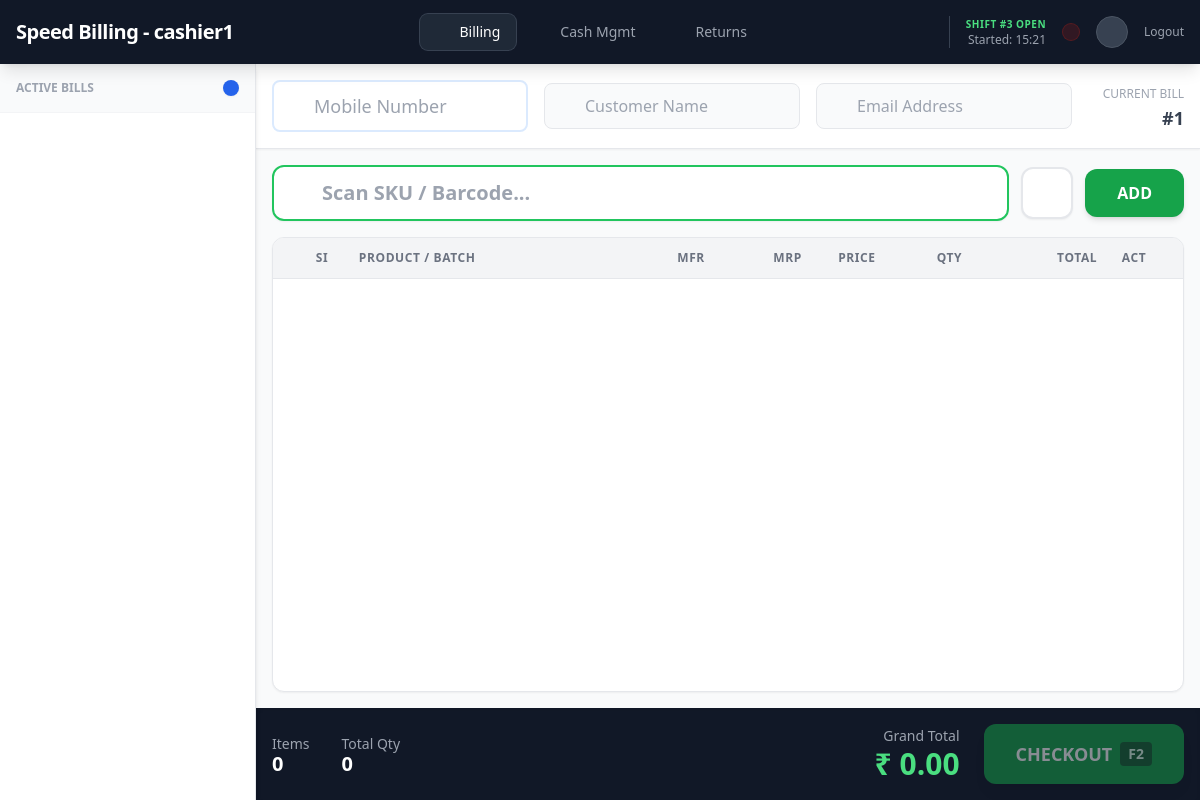
Page /dashboard (signed in) on the committed database.
### app.py (models this page shows, shortened)
class User(db.Model):
    user_id = db.Column(db.Integer, primary_key=True)
    username = db.Column(db.String(80), unique=True, nullable=False)
    password = db.Column(db.String(80), nullable=False)
    role = db.Column(db.String(20), nullable=False, default='cashier')
    created_at = db.Column(db.DateTime, nullable=False, default=datetime.now)
    expiration_date = db.Column(db.DateTime, nullable=False)

class Shift_management(db.Model):
    shift_id = db.Column(db.Integer, primary_key = True)
    user_id = db.Column(db.Integer, db.ForeignKey('user.user_id'), nullable = False)
    opening_cash = db.Column(db.Float, nullable = False, default = 0.0)
    final_cash = db.Column(db.Float, nullable = True)
    start_time = db.Column(db.DateTime, nullable = False, default = datetime.now)
    end_time = db.Column(db.DateTime, nullable = True)
    status = db.Column(db.Boolean, default = True)

### app.py (the view)
@app.route('/dashboard', methods = ['GET', 'POST'])
def dashboard():
    if 'user_id' not in session:
        return redirect('/login')
    current_user = session['user_id']
    user_obj = User.query.get(current_user)
    if user_obj.expiration_date < datetime.now():
        return redirect('/admin/stocks')
    active_shift = Shift_management.query.filter_by(user_id=current_user, status=True).first()
    opening_cash = active_shift.opening_cash if active_shift else 0.0
    active_record = Active_Bills.query.filter_by(user_id = current_user).first()
    default_bill = [{
        'id': 1,
        'cart': [],
        'customer': {'phone': '', 'name': '', 'email': ''},
        'isScanEnabled': True
    }]
    if active_record and active_record.bills_data:
        try:
            saved_bills = json.loads(active_record.bills_data)
            if not saved_bills:
                saved_bills = default_bill
        except:
            saved_bills = default_bill
    else:
        saved_bills = default_bill
    return render_template('dashboard.html', username=session['username'], active_shift=active_shift, opening_cash = opening_cash, saved_bills = saved_bills)

### templates/dashboard.html (shortened to what this page needs)
<!DOCTYPE html>
<html lang="en">
<head>
    <script src="{{ url_for('static', filename='tailwind.min.js') }}"></script>
</head>
<body class="flex flex-col h-screen bg-gray-50 text-gray-800 font-sans">
    <nav class="bg-gray-900 text-white shadow-lg z-30 shrink-0">
        <div class="max-w-full px-4">
            <div class="flex items-center justify-between h-16">
                <div class="flex items-center gap-2 font-bold text-xl tracking-tight">
                    <span>Speed Billing - {{ username }}</span>
                </div>
                <div class="flex space-x-1" id="mainNav">
                    <button onclick="switchView('billing')" id="nav-billing" class="nav-btn active px-4 py-2 rounded-lg text-sm font-medium flex items-center gap-2 bg-gray-800 text-white ring-1 ring-gray-700"><i data-lucide="shopping-cart" class="w-4 h-4"></i> Billing</button>
                    <button onclick="switchView('cash')" id="nav-cash" class="nav-btn px-4 py-2 rounded-lg text-sm font-medium flex items-center gap-2 text-gray-400 hover:text-white hover:bg-gray-800 transition-colors"><i data-lucide="banknote" class="w-4 h-4"></i> Cash Mgmt</button>
                    <button onclick="switchView('returns')" id="nav-returns" class="nav-btn px-4 py-2 rounded-lg text-sm font-medium flex items-center gap-2 text-gray-400 hover:text-white hover:bg-gray-800 transition-colors"><i data-lucide="rotate-ccw" class="w-4 h-4"></i> Returns</button>
                </div>
                <div class="flex items-center gap-4 pl-4 border-l border-gray-700">
                    <div id="shiftStatusDisplay" class="hidden md:flex flex-col text-right">
                        {% if active_shift %}
                            <span class="text-[10px] uppercase text-green-400 font-bold tracking-wider">Shift #{{ active_shift.shift_id }} Open</span>
                            <span class="text-xs text-gray-400">Started: {{ active_shift.start_time.strftime('%H:%M') }}</span>
                        {% else %}
                            <span class="text-[10px] uppercase text-red-400 font-bold tracking-wider">Shift Closed</span>
                            <span class="text-xs text-gray-400">Register Inactive</span>
                        {% endif %}
                    </div>
                    {% if active_shift %}
                    <button onclick="promptCloseShift()" class="p-2 rounded-full bg-red-900/30 hover:bg-red-900/50 text-red-400 border border-red-900/50 transition-colors" title="Close Shift"></button>
                    {% endif %}
                    <div class="w-8 h-8 rounded-full bg-gray-700 flex items-center justify-center border border-gray-600"><i data-lucide="user" class="w-4 h-4 text-gray-300"></i></div>
                    <a href="/logout" class="text-xs text-gray-400 hover:text-white">Logout</a>
                </div>
            </div>
        </div>
    </nav>
    <main class="flex-1 overflow-hidden relative flex">
        <div id="view-billing" class="view-section h-full flex w-full">
            <div class="w-20 md:w-64 bg-white border-r border-gray-200 flex flex-col shrink-0 z-20 shadow-md">
                <div class="p-4 border-b border-gray-100 flex justify-between items-center bg-gray-50">
                    <span class="text-xs font-bold text-gray-400 uppercase hidden md:inline">Active Bills</span>
                    <button onclick="createNewBill()" class="bg-blue-600 hover:bg-blue-700 text-white p-2 rounded-lg shadow-sm transition-colors" title="New Bill"></button>
                </div>
                <div id="billSidebarList" class="flex-1 overflow-y-auto custom-scrollbar flex flex-col gap-1 p-2"></div>
            </div>
            <div class="flex-1 flex flex-col h-full overflow-hidden bg-gray-50">
                <div class="bg-white p-4 shadow-sm border-b border-gray-200 shrink-0 z-10">
                    <div class="max-w-7xl mx-auto">
                        <div class="flex flex-col md:flex-row gap-4 items-start md:items-center">
                            <div class="relative w-full md:w-64">
                                <div class="absolute inset-y-0 left-0 pl-3 flex items-center pointer-events-none"><i data-lucide="phone" class="w-4 h-4 text-blue-500"></i></div>
                                <input id="customerPhone" type="text" placeholder="Mobile Number" class="pl-10 w-full p-2.5 border-2 border-blue-100 rounded-lg focus:border-blue-500 focus:ring-0 outline-none transition-colors font-medium text-lg" />
                            </div>
                            <div class="relative w-full md:w-64">
                                <div class="absolute inset-y-0 left-0 pl-3 flex items-center pointer-events-none"><i data-lucide="user" class="w-4 h-4 text-gray-400"></i></div>
                                <input id="customerName" type="text" placeholder="Customer Name" class="pl-10 w-full p-2.5 border border-gray-200 rounded-lg focus:border-blue-500 focus:ring-0 outline-none bg-gray-50 focus:bg-white transition-colors" />
                            </div>
                            <div class="relative w-full md:w-64">
                                <div class="absolute inset-y-0 left-0 pl-3 flex items-center pointer-events-none"><i data-lucide="mail" class="w-4 h-4 text-gray-400"></i></div>
                                <input id="customerEmail" type="email" placeholder="Email Address" class="pl-10 w-full p-2.5 border border-gray-200 rounded-lg focus:border-blue-500 focus:ring-0 outline-none bg-gray-50 focus:bg-white transition-colors" />
                            </div>
                            <div class="ml-auto text-right hidden md:block">
                                <span class="text-xs text-gray-400 uppercase">Current Bill</span>
                                <div class="font-bold text-gray-700 text-lg" id="currentBillIdDisplay">#1</div>
                            </div>
                        </div>
                    </div>
                </div>
                <div class="flex-1 overflow-hidden flex flex-col w-full p-4 gap-4 max-w-7xl mx-auto">
                    <div id="scanSection" class="transition-all duration-300 shrink-0">
                        <form id="addForm" class="flex gap-3 items-center">
                            <div class="relative flex-1">
                                <div class="absolute inset-y-0 left-0 pl-4 flex items-center pointer-events-none"><i id="scanIcon" data-lucide="scan-line" class="w-6 h-6 text-green-600"></i></div>
                                <input id="articleInput" type="text" placeholder="Scan SKU / Barcode..." class="pl-12 w-full p-3 text-xl font-bold rounded-xl border-2 outline-none shadow-sm bg-white border-green-500 text-gray-900" autocomplete="off" autofocus />
                            </div>
                            <button type="button" onclick="openSearch()" class="h-full aspect-square p-3 rounded-xl border-2 border-gray-200 text-gray-400 hover:text-blue-600 hover:border-blue-500 bg-white transition-all shadow-sm flex items-center justify-center" title="Search Product"><i data-lucide="search" class="w-6 h-6"></i></button>
                            <button id="addButton" type="submit" class="p-3 px-8 rounded-xl font-bold text-white shadow-md transition-all bg-green-600 hover:bg-green-700">ADD</button>
                        </form>
                    </div>
                    <div class="flex-1 bg-white rounded-xl shadow-sm border border-gray-200 overflow-hidden flex flex-col">
                        <div class="grid grid-cols-12 bg-gray-100 p-3 text-xs font-bold text-gray-500 uppercase tracking-wider border-b border-gray-200 shrink-0">
                            <div class="col-span-1 text-center">SI</div>
                            <div class="col-span-4">Product / Batch</div>
                            <div class="col-span-1 text-center">Mfr</div>
                            <div class="col-span-1 text-right">MRP</div>
                            <div class="col-span-1 text-right">Price</div>
                            <div class="col-span-2 text-center">Qty</div>
                            <div class="col-span-1 text-right">Total</div>
                            <div class="col-span-1 text-center">Act</div>
                        </div>
                        <div id="cartList" class="flex-1 overflow-y-auto custom-scrollbar relative"></div>
                    </div>
                </div>
                <div class="bg-gray-900 text-white p-4 shrink-0 shadow-inner">
                    <div class="max-w-7xl mx-auto flex flex-col md:flex-row justify-between items-center gap-4">
                        <div class="flex gap-8 text-gray-400 text-sm">
                            <div class="flex flex-col"><span>Items</span><span id="totalItems" class="font-bold text-white text-xl leading-none">0</span></div>
                            <div class="flex flex-col"><span>Total Qty</span><span id="totalQty" class="font-bold text-white text-xl leading-none">0</span></div>
                        </div>
                        <div class="flex items-center gap-6 w-full md:w-auto">
                            <div class="text-right">
                                <div class="text-sm text-gray-400">Grand Total</div>
                                <div class="text-3xl font-bold text-green-400">₹ <span id="grandTotal">0.00</span></div>
                            </div>
                            <button id="checkoutBtn" class="bg-green-600 hover:bg-green-500 text-white px-8 py-4 rounded-xl font-bold text-lg shadow-lg flex items-center gap-2 disabled:opacity-50 disabled:cursor-not-allowed transition-all active:scale-95" disabled onclick="openCheckout()">
                                CHECKOUT <span class="bg-green-800 px-2 py-0.5 rounded text-sm text-green-100">F2</span>
                            </button>
                        </div>
                    </div>
                </div>
            </div>
        </div>
    </main>
</body>
</html>

### rows in the picture
User: username "cashier1"
Shift_management: shift_id "3", start_time "15:21"
